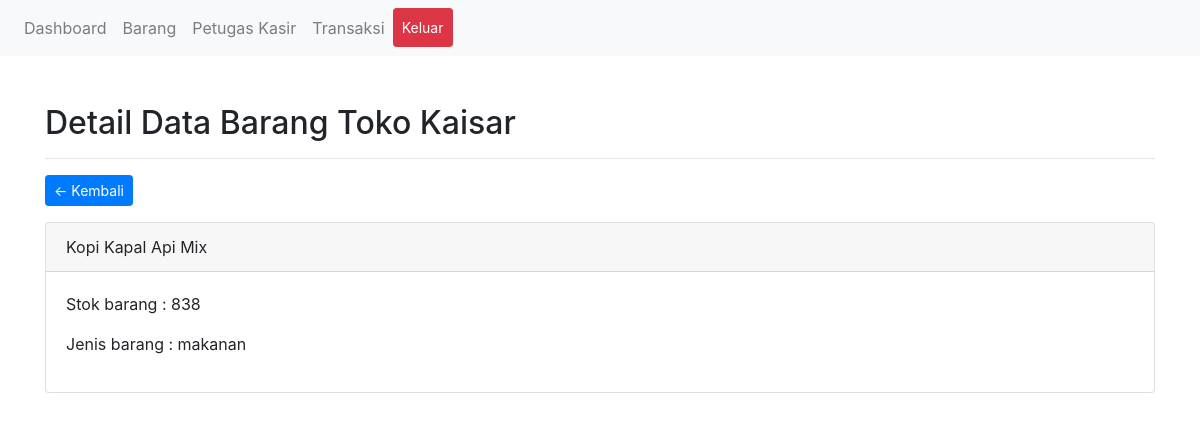
Page /admin/data-barang.php?h=detail&id=2 (signed in) on the committed database.
### tables this page shows
CREATE TABLE `tb_barang` (
  `id` int(11) NOT NULL,
  `nama_barang` varchar(255) NOT NULL,
  `stok_barang` bigint(20) NOT NULL,
  `jenis_barang` varchar(255) NOT NULL,
  `harga` varchar(100) NOT NULL
);

### admin/includes/detail.php (the view)
<div class="container mt-5">
	<h2>Detail Data Barang Toko Kaisar</h2>
	<hr>
	<a href="data-barang.php" class="btn btn-primary btn-sm float-left">&larr; Kembali</a>
	<div class="clearfix"></div>
	<?php
		$sql = $conn->query("SELECT * FROM tb_barang WHERE id = '".$_GET['id']."'");
		$data = $sql->fetch_assoc();
	?>
	<div class="card mt-3">
		<div class="card-header">
			<?= $data['nama_barang'] ?>
		</div>
		<div class="card-body">
			<p>Stok barang : <?= $data['stok_barang'] ?></p>
			<p>Jenis barang : <?= $data['jenis_barang'] ?></p>
		</div>
	</div>
</div>

### rows in the picture
tb_barang: nama_barang "Kopi Kapal Api Mix", stok_barang "838", jenis_barang "makanan"
